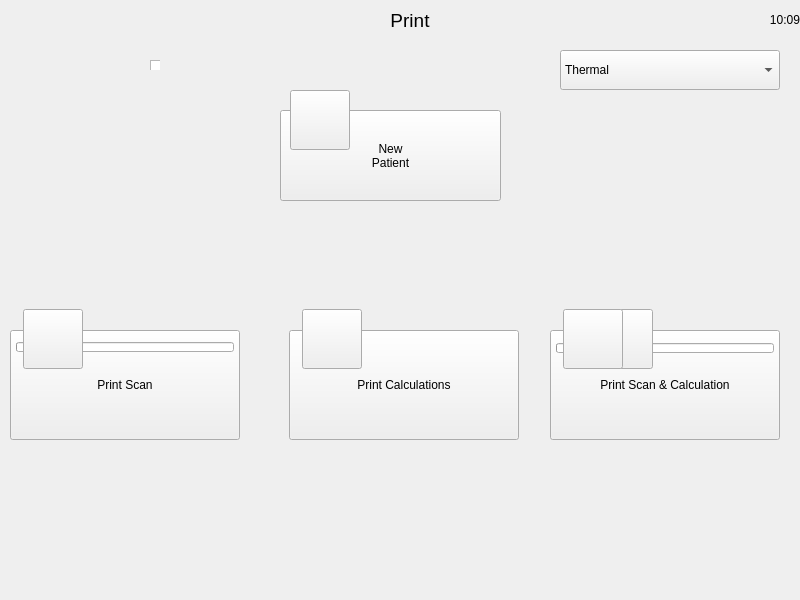
<?xml version="1.0" encoding="UTF-8"?>
<ui version="4.0">
 <class>PrintDialog</class>
 <widget class="QDialog" name="PrintDialog">
  <property name="geometry">
   <rect>
    <x>0</x>
    <y>0</y>
    <width>800</width>
    <height>600</height>
   </rect>
  </property>
  <property name="windowTitle">
   <string>Dialog</string>
  </property>
  <property name="styleSheet">
   <string notr="true">background-image: url(:/images/5.png);</string>
  </property>
  <widget class="QPushButton" name="btn_back">
   <property name="geometry">
    <rect>
     <x>690</x>
     <y>450</y>
     <width>70</width>
     <height>60</height>
    </rect>
   </property>
   <property name="styleSheet">
    <string notr="true">border-image: url(:/images/backbutton.png);</string>
   </property>
   <property name="text">
    <string/>
   </property>
   <property name="flat">
    <bool>true</bool>
   </property>
  </widget>
  <widget class="QLabel" name="label">
   <property name="geometry">
    <rect>
     <x>320</x>
     <y>0</y>
     <width>180</width>
     <height>40</height>
    </rect>
   </property>
   <property name="font">
    <font>
     <pointsize>14</pointsize>
    </font>
   </property>
   <property name="styleSheet">
    <string notr="true">background-image:url(empty.png);</string>
   </property>
   <property name="text">
    <string>Print</string>
   </property>
   <property name="alignment">
    <set>Qt::AlignCenter</set>
   </property>
  </widget>
  <widget class="QStackedWidget" name="stackedWidget">
   <property name="geometry">
    <rect>
     <x>130</x>
     <y>40</y>
     <width>30</width>
     <height>30</height>
    </rect>
   </property>
   <property name="currentIndex">
    <number>1</number>
   </property>
   <widget class="QWidget" name="page">
    <widget class="QLabel" name="label_2">
     <property name="geometry">
      <rect>
       <x>330</x>
       <y>160</y>
       <width>110</width>
       <height>40</height>
      </rect>
     </property>
     <property name="styleSheet">
      <string notr="true">background-image:url(empty.png);</string>
     </property>
     <property name="text">
      <string>Select a mode</string>
     </property>
     <property name="alignment">
      <set>Qt::AlignCenter</set>
     </property>
    </widget>
   </widget>
   <widget class="QWidget" name="page_2">
    <widget class="QPushButton" name="btn_printScan">
     <property name="geometry">
      <rect>
       <x>620</x>
       <y>364</y>
       <width>160</width>
       <height>70</height>
      </rect>
     </property>
     <property name="styleSheet">
      <string notr="true">border-image: url(:/images/purple-btn.png);
color:rgb(255,255,255);
background-image:url(empty.png);</string>
     </property>
     <property name="text">
      <string>Print</string>
     </property>
    </widget>
    <widget class="QTextEdit" name="plainTextEdit_scan">
     <property name="geometry">
      <rect>
       <x>20</x>
       <y>20</y>
       <width>770</width>
       <height>330</height>
      </rect>
     </property>
    </widget>
   </widget>
   <widget class="QWidget" name="page_3">
    <widget class="QPushButton" name="btn_printCalc">
     <property name="geometry">
      <rect>
       <x>620</x>
       <y>365</y>
       <width>160</width>
       <height>70</height>
      </rect>
     </property>
     <property name="styleSheet">
      <string notr="true">border-image: url(:/images/purple-btn.png);
color:rgb(255,255,255);
background-image:url(empty.png);</string>
     </property>
     <property name="text">
      <string>Print</string>
     </property>
    </widget>
    <widget class="QPlainTextEdit" name="plainTextEdit_calc">
     <property name="geometry">
      <rect>
       <x>20</x>
       <y>20</y>
       <width>770</width>
       <height>330</height>
      </rect>
     </property>
    </widget>
   </widget>
   <widget class="QWidget" name="page_4">
    <widget class="QPushButton" name="btn_printAll">
     <property name="geometry">
      <rect>
       <x>620</x>
       <y>365</y>
       <width>160</width>
       <height>70</height>
      </rect>
     </property>
     <property name="styleSheet">
      <string notr="true">border-image: url(:/images/purple-btn.png);
color:rgb(255,255,255);
background-image:url(empty.png);</string>
     </property>
     <property name="text">
      <string>Print</string>
     </property>
    </widget>
    <widget class="QPlainTextEdit" name="plainTextEdit_all">
     <property name="geometry">
      <rect>
       <x>20</x>
       <y>20</y>
       <width>770</width>
       <height>330</height>
      </rect>
     </property>
    </widget>
   </widget>
  </widget>
  <widget class="QPushButton" name="btn_scan">
   <property name="geometry">
    <rect>
     <x>10</x>
     <y>330</y>
     <width>230</width>
     <height>110</height>
    </rect>
   </property>
   <property name="styleSheet">
    <string notr="true">border-image: url(:/images/btn-mid.png);
background-image:url(empty.png);</string>
   </property>
   <property name="text">
    <string>Print Scan</string>
   </property>
  </widget>
  <widget class="QPushButton" name="btn_scan2">
   <property name="geometry">
    <rect>
     <x>23</x>
     <y>309</y>
     <width>60</width>
     <height>60</height>
    </rect>
   </property>
   <property name="styleSheet">
    <string notr="true">border-image: url(:/images/graph-icon.png);
background-image:url(empty.png);</string>
   </property>
   <property name="text">
    <string/>
   </property>
  </widget>
  <widget class="QPushButton" name="btn_calculations2">
   <property name="geometry">
    <rect>
     <x>302</x>
     <y>309</y>
     <width>60</width>
     <height>60</height>
    </rect>
   </property>
   <property name="styleSheet">
    <string notr="true">border-image: url(:/images/calculator-icon.png);
background-image:url(empty.png);</string>
   </property>
   <property name="text">
    <string/>
   </property>
  </widget>
  <widget class="QPushButton" name="btn_calculations">
   <property name="geometry">
    <rect>
     <x>289</x>
     <y>330</y>
     <width>230</width>
     <height>110</height>
    </rect>
   </property>
   <property name="styleSheet">
    <string notr="true">border-image: url(:/images/btn-mid.png);
background-image:url(empty.png);</string>
   </property>
   <property name="text">
    <string>Print Calculations</string>
   </property>
  </widget>
  <widget class="QPushButton" name="btn_both">
   <property name="geometry">
    <rect>
     <x>550</x>
     <y>330</y>
     <width>230</width>
     <height>110</height>
    </rect>
   </property>
   <property name="styleSheet">
    <string notr="true">border-image: url(:/images/btn-mid.png);
background-image:url(empty.png);</string>
   </property>
   <property name="text">
    <string>Print Scan &amp;&amp; Calculation</string>
   </property>
  </widget>
  <widget class="QPushButton" name="btn_both3">
   <property name="geometry">
    <rect>
     <x>593</x>
     <y>309</y>
     <width>60</width>
     <height>60</height>
    </rect>
   </property>
   <property name="styleSheet">
    <string notr="true">border-image: url(:/images/calculator-icon.png);
background-image:url(empty.png);</string>
   </property>
   <property name="text">
    <string/>
   </property>
  </widget>
  <widget class="QPushButton" name="btn_both2">
   <property name="geometry">
    <rect>
     <x>563</x>
     <y>309</y>
     <width>60</width>
     <height>60</height>
    </rect>
   </property>
   <property name="styleSheet">
    <string notr="true">border-image: url(:/images/graph-icon.png);
background-image:url(empty.png);</string>
   </property>
   <property name="text">
    <string/>
   </property>
  </widget>
  <widget class="QLabel" name="snackbar">
   <property name="geometry">
    <rect>
     <x>-2</x>
     <y>556</y>
     <width>805</width>
     <height>47</height>
    </rect>
   </property>
   <property name="font">
    <font>
     <pointsize>16</pointsize>
    </font>
   </property>
   <property name="styleSheet">
    <string notr="true">border-image: url(:/images/alert-red.png);
background-image:url(empty.png);color:rgb(255,255,255);</string>
   </property>
   <property name="text">
    <string/>
   </property>
   <property name="indent">
    <number>5</number>
   </property>
  </widget>
  <widget class="QComboBox" name="comboBox">
   <property name="geometry">
    <rect>
     <x>560</x>
     <y>50</y>
     <width>220</width>
     <height>40</height>
    </rect>
   </property>
   <property name="styleSheet">
    <string notr="true"/>
   </property>
   <item>
    <property name="text">
     <string>Thermal</string>
    </property>
   </item>
   <item>
    <property name="text">
     <string>Wireless</string>
    </property>
   </item>
  </widget>
  <widget class="QChartView" name="graphicsView">
   <property name="geometry">
    <rect>
     <x>10</x>
     <y>-360</y>
     <width>510</width>
     <height>350</height>
    </rect>
   </property>
   <property name="styleSheet">
    <string notr="true">background-image:url(empty.png);
background-color: rgb(255,255, 255);</string>
   </property>
  </widget>
  <widget class="QProgressBar" name="progressBar">
   <property name="geometry">
    <rect>
     <x>16</x>
     <y>342</y>
     <width>218</width>
     <height>10</height>
    </rect>
   </property>
   <property name="value">
    <number>0</number>
   </property>
   <property name="format">
    <string/>
   </property>
  </widget>
  <widget class="QProgressBar" name="progressBar_2">
   <property name="geometry">
    <rect>
     <x>556</x>
     <y>343</y>
     <width>218</width>
     <height>10</height>
    </rect>
   </property>
   <property name="value">
    <number>0</number>
   </property>
   <property name="format">
    <string/>
   </property>
  </widget>
  <widget class="QLabel" name="lbl_time">
   <property name="geometry">
    <rect>
     <x>680</x>
     <y>0</y>
     <width>120</width>
     <height>40</height>
    </rect>
   </property>
   <property name="font">
    <font>
     <pointsize>9</pointsize>
    </font>
   </property>
   <property name="styleSheet">
    <string notr="true">background-image:url(empty.png);</string>
   </property>
   <property name="text">
    <string>10:09</string>
   </property>
   <property name="alignment">
    <set>Qt::AlignRight|Qt::AlignTrailing|Qt::AlignVCenter</set>
   </property>
  </widget>
  <widget class="QPushButton" name="btn_newPatient">
   <property name="geometry">
    <rect>
     <x>280</x>
     <y>110</y>
     <width>221</width>
     <height>91</height>
    </rect>
   </property>
   <property name="styleSheet">
    <string notr="true">border-image: url(:/images/btn-mid.png);
background-image:url(empty.png);</string>
   </property>
   <property name="text">
    <string>New
Patient</string>
   </property>
  </widget>
  <widget class="QPushButton" name="btn_newPatient2">
   <property name="geometry">
    <rect>
     <x>290</x>
     <y>90</y>
     <width>60</width>
     <height>60</height>
    </rect>
   </property>
   <property name="styleSheet">
    <string notr="true">border-image: url(:/images/patient-icon.png);
background-image:url(empty.png);</string>
   </property>
   <property name="text">
    <string/>
   </property>
  </widget>
  <zorder>graphicsView</zorder>
  <zorder>btn_both</zorder>
  <zorder>btn_scan</zorder>
  <zorder>snackbar</zorder>
  <zorder>btn_back</zorder>
  <zorder>label</zorder>
  <zorder>stackedWidget</zorder>
  <zorder>btn_calculations</zorder>
  <zorder>btn_calculations2</zorder>
  <zorder>comboBox</zorder>
  <zorder>progressBar</zorder>
  <zorder>progressBar_2</zorder>
  <zorder>lbl_time</zorder>
  <zorder>btn_newPatient</zorder>
  <zorder>btn_newPatient2</zorder>
  <zorder>btn_scan2</zorder>
  <zorder>btn_both3</zorder>
  <zorder>btn_both2</zorder>
 </widget>
 <customwidgets>
  <customwidget>
   <class>QChartView</class>
   <extends>QGraphicsView</extends>
   <header>QtCharts</header>
  </customwidget>
 </customwidgets>
 <resources/>
 <connections/>
</ui>
